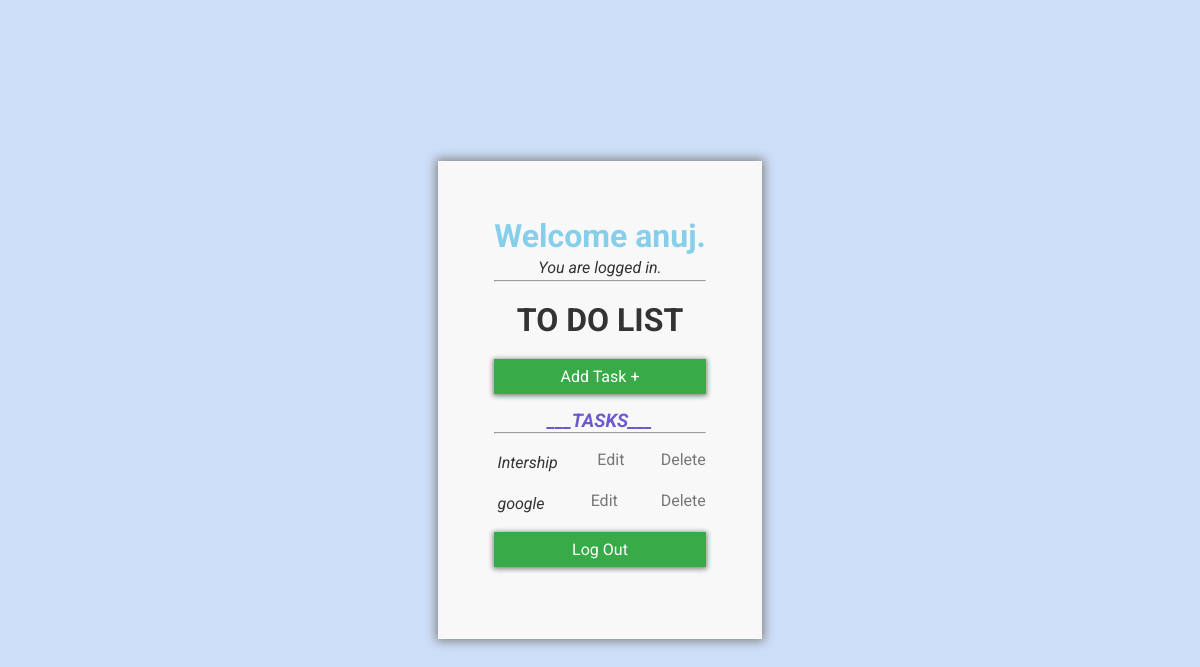
Before: / (signed in) with the older database file.
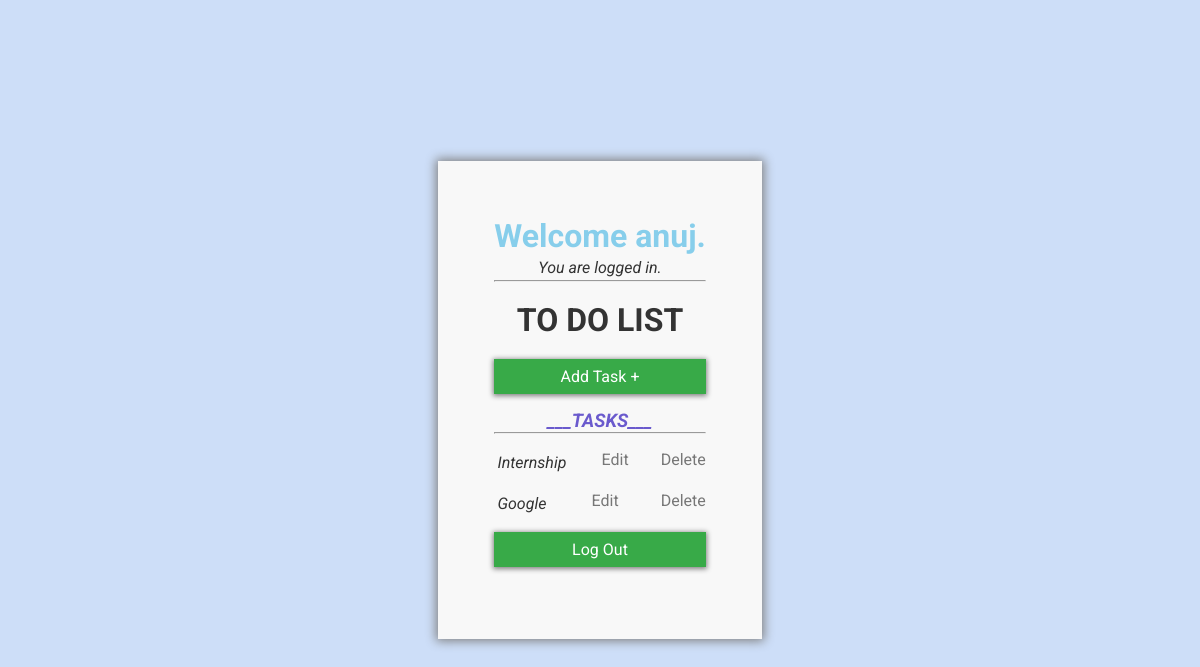
After: the same page with the newer database file.
### base/models.py (models this page shows, shortened)
class Task(models.Model):
    user        = models.ForeignKey(User, on_delete=models.CASCADE, null=True, blank=True)
    title       = models.CharField(max_length=150)
    description = models.TextField(max_length=400, null=True, blank=True)
    complete    = models.BooleanField(default=False)
    create      = models.DateTimeField(auto_now_add=True)
    class Meta:
        ordering = ['complete']

### base/views.py (the view)
# urls.py: path('', TaskList.as_view(), name='tasks'),
class TaskList(LoginRequiredMixin,ListView):
    model               = Task
    context_object_name = 'tasks'
    def get_context_data(self, **kwargs):
        context = super().get_context_data(**kwargs)
        context['tasks'] = context['tasks'].filter(user=self.request.user)
        return context

### base/templates/base/task_list.html
{% extends 'base/main.html' %}
{% block content %}
<div class="box">
    <h1 class="welcome" >Welcome {{request.user}}.</h1>
    <p>You are logged in.</p>
    <hr>
    <h1 class="todo">TO DO LIST</h1>
    <div class="addtask">
        <a href="{% url 'task-create' %}">Add Task +</a>
    </div>
    <h3 style="font-style: italic; color:slateblue">___TASKS___</h3>
    <hr>
        {% for task in tasks %}
        <div class="content">
            <div class="title">
                <p>{{task.title}}</p>
            </div>
            <a class="edit e" href="{% url 'task-update' task.id %}">Edit</a>
            <a class="edit d" href="{% url 'task-delete' task.id %}">Delete</a>
        </div>
        {% empty %}
        <h3>No Items in the list</h3>
        {%endfor%}
        <div class="addtask">
            <a href="{% url 'logout' %}">Log Out</a>
        </div>
</div>
    {% endblock content %}

### base/templates/base/main.html (shortened to what this page needs)
<!DOCTYPE html>
<html lang="en">
<head>
</head>
<body>
    <div class="container">
        {% block content %}
        {% endblock content %}
    </div>
</body>
</html>

### base/templates/base/main.html (style rules this page uses)
* { margin: 0;padding: 0;font-family: 'Roboto', sans-serif; }
body { background: rgb(205, 222, 248); color: #333; }
.container { width: 100%; height: 100vh; display: flex; justify-content: center; align-items: center; flex-direction: column; }
a { text-decoration: none; color: white; }
.box { padding: 3.5em; box-shadow: 0 0 10px 2px gray; background: rgb(248, 248, 248); }
h1,h2,h3 { text-align: center; }
.todo { margin: .6em 0; }
.edit { color: #777; }
.welcome { color: skyblue; }
.addtask { padding: .5em; background: rgb(56, 170, 72); margin: 1em 0 ; text-align: center; box-shadow: 0 1px 5px 1px gray; cursor: pointer; }
p { font-style: italic; text-align: center; margin: .2em; }
.content { margin-top: 1em; display: flex; width: 100%; justify-content: space-between; }

Changed rows visible on the page:
changed Task: title "Intership" → "Internship"
changed Task: title "google" → "Google"
